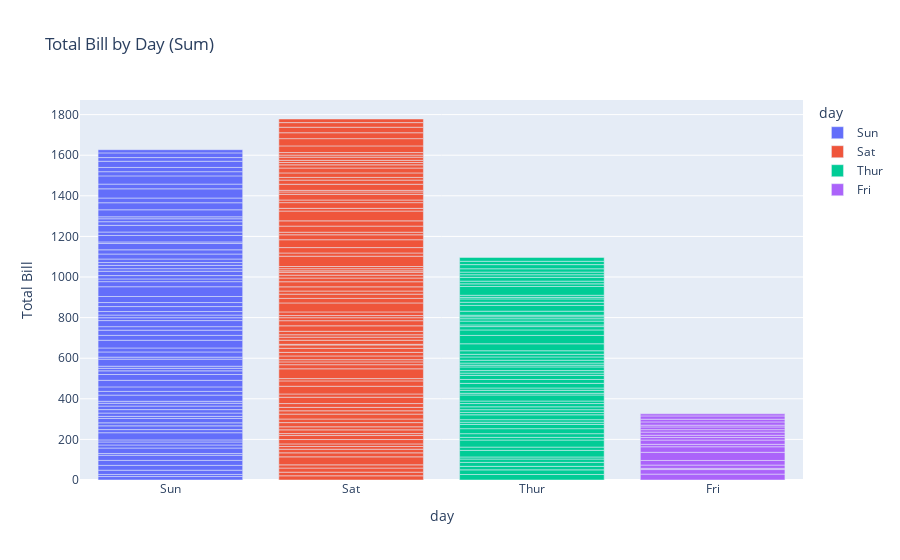

Source (notebook cell):
### Code cell
# Bar Chart: Comparing total bill across different days
fig1 = px.bar(df, x='day', y='total_bill', color='day', 
              title="Total Bill by Day (Sum)", 
              labels={'total_bill': 'Total Bill'})
fig1.show()

### Figure 1 — Plotly figure (JSON) as saved in the notebook; plotly's stock layout.template omitted (floating-point values rounded to 4 significant figures)
{"data": [{"alignmentgroup": "True", "hovertemplate": "day=%{x}<br>Total Bill=%{y}<extra></extra>", "legendgroup": "Sun", "marker": {"color": "#636efa", "pattern": {"shape": ""}}, "name": "Sun", "offsetgroup": "Sun", "orientation": "v", "showlegend": true, "textposition": "auto", "type": "bar", "x": ["Sun", "Sun", "Sun", "Sun", "Sun", "Sun", "Sun", "Sun", "Sun", "Sun", "Sun", "Sun", "Sun", "Sun", "Sun", "Sun", "Sun", "Sun", "Sun", "Sun", "Sun", "Sun", "Sun", "Sun", "Sun", "Sun", "Sun", "Sun", "Sun", "Sun", "Sun", "Sun", "Sun", "Sun", "Sun", "Sun", "Sun", "Sun", "Sun", "Sun", "Sun", "Sun", "Sun", "Sun", "Sun", "Sun", "Sun", "Sun", "Sun", "Sun", "Sun", "Sun", "Sun", "Sun", "Sun", "Sun", "Sun", "Sun", "Sun", "Sun", "Sun", "Sun", "Sun", "Sun", "Sun", "Sun", "Sun", "Sun", "Sun", "Sun", "Sun", "Sun", "Sun", "Sun", "Sun", "Sun"], "xaxis": "x", "y": [16.99, 10.34, 21.01, 23.68, 24.59, 25.29, 8.77, 26.88, 15.04, 14.78, 10.27, 35.26, 15.42, 18.43, 14.83, 21.58, 10.33, 16.29, 16.97, 17.46, 13.94, 9.68, 30.4, 18.29, 22.23, 32.4, 28.55, 18.04, 12.54, 10.29, 34.81, 9.94, 25.56, 19.49, 38.07, 23.95, 25.71, 17.31, 29.93, 14.07, 13.13, 17.26, 24.55, 19.77, 29.85, 48.17, 25, 13.39, 16.49, 21.5, 12.66, 16.21, 13.81, 17.51, 24.52, 20.76, 31.71, 7.25, 31.85, 16.82, 32.9, 17.89, 14.48, 9.6, 34.63, 34.65, 23.33, 45.35, 23.17, 40.55, 20.69, 20.9, 30.46, 18.15, 23.1, 15.69], "yaxis": "y"}, {"alignmentgroup": "True", "hovertemplate": "day=%{x}<br>Total Bill=%{y}<extra></extra>", "legendgroup": "Sat", "marker": {"color": "#EF553B", "pattern": {"shape": ""}}, "name": "Sat", "offsetgroup": "Sat", "orientation": "v", "showlegend": true, "textposition": "auto", "type": "bar", "x": ["Sat", "Sat", "Sat", "Sat", "Sat", "Sat", "Sat", "Sat", "Sat", "Sat", "Sat", "Sat", "Sat", "Sat", "Sat", "Sat", "Sat", "Sat", "Sat", "Sat", "Sat", "Sat", "Sat", "Sat", "Sat", "Sat", "Sat", "Sat", "Sat", "Sat", "Sat", "Sat", "Sat", "Sat", "Sat", "Sat", "Sat", "Sat", "Sat", "Sat", "Sat", "Sat", "Sat", "Sat", "Sat", "Sat", "Sat", "Sat", "Sat", "Sat", "Sat", "Sat", "Sat", "Sat", "Sat", "Sat", "Sat", "Sat", "Sat", "Sat", "Sat", "Sat", "Sat", "Sat", "Sat", "Sat", "Sat", "Sat", "Sat", "Sat", "Sat", "Sat", "Sat", "Sat", "Sat", "Sat", "Sat", "Sat", "Sat", "Sat", "Sat", "Sat", "Sat", "Sat", "Sat", "Sat", "Sat"], "xaxis": "x", "y": [20.65, 17.92, 20.29, 15.77, 39.42, 19.82, 17.81, 13.37, 12.69, 21.7, 19.65, 9.55, 18.35, 15.06, 20.69, 17.78, 24.06, 16.31, 16.93, 18.69, 31.27, 16.04, 38.01, 26.41, 11.24, 48.27, 20.29, 13.81, 11.02, 18.29, 17.59, 20.08, 16.45, 3.07, 20.23, 15.01, 12.02, 17.07, 26.86, 25.28, 14.73, 10.51, 17.92, 44.3, 22.42, 20.92, 15.36, 20.49, 25.21, 18.24, 14.31, 14, 7.25, 10.59, 10.63, 50.81, 15.81, 26.59, 38.73, 24.27, 12.76, 30.06, 25.89, 48.33, 13.27, 28.17, 12.9, 28.15, 11.59, 7.74, 30.14, 20.45, 13.28, 22.12, 24.01, 15.69, 11.61, 10.77, 15.53, 10.07, 12.6, 32.83, 35.83, 29.03, 27.18, 22.67, 17.82], "yaxis": "y"}, {"alignmentgroup": "True", "hovertemplate": "day=%{x}<br>Total Bill=%{y}<extra></extra>", "legendgroup": "Thur", "marker": {"color": "#00cc96", "pattern": {"shape": ""}}, "name": "Thur", "offsetgroup": "Thur", "orientation": "v", "showlegend": true, "textposition": "auto", "type": "bar", "x": ["Thur", "Thur", "Thur", "Thur", "Thur", "Thur", "Thur", "Thur", "Thur", "Thur", "Thur", "Thur", "Thur", "Thur", "Thur", "Thur", "Thur", "Thur", "Thur", "Thur", "Thur", "Thur", "Thur", "Thur", "Thur", "Thur", "Thur", "Thur", "Thur", "Thur", "Thur", "Thur", "Thur", "Thur", "Thur", "Thur", "Thur", "Thur", "Thur", "Thur", "Thur", "Thur", "Thur", "Thur", "Thur", "Thur", "Thur", "Thur", "Thur", "Thur", "Thur", "Thur", "Thur", "Thur", "Thur", "Thur", "Thur", "Thur", "Thur", "Thur", "Thur", "Thur"], "xaxis": "x", "y": [27.2, 22.76, 17.29, 19.44, 16.66, 10.07, 32.68, 15.98, 34.83, 13.03, 18.28, 24.71, 21.16, 10.65, 12.43, 24.08, 11.69, 13.42, 14.26, 15.95, 12.48, 29.8, 8.52, 14.52, 11.38, 22.82, 19.08, 20.27, 11.17, 12.26, 18.26, 8.51, 10.33, 14.15, 16, 13.16, 17.47, 34.3, 41.19, 27.05, 16.43, 8.35, 18.64, 11.87, 9.78, 7.51, 19.81, 28.44, 15.48, 16.58, 7.56, 10.34, 43.11, 13, 13.51, 18.71, 12.74, 13, 16.4, 20.53, 16.47, 18.78], "yaxis": "y"}, {"alignmentgroup": "True", "hovertemplate": "day=%{x}<br>Total Bill=%{y}<extra></extra>", "legendgroup": "Fri", "marker": {"color": "#ab63fa", "pattern": {"shape": ""}}, "name": "Fri", "offsetgroup": "Fri", "orientation": "v", "showlegend": true, "textposition": "auto", "type": "bar", "x": ["Fri", "Fri", "Fri", "Fri", "Fri", "Fri", "Fri", "Fri", "Fri", "Fri", "Fri", "Fri", "Fri", "Fri", "Fri", "Fri", "Fri", "Fri", "Fri"], "xaxis": "x", "y": [28.97, 22.49, 5.75, 16.32, 22.75, 40.17, 27.28, 12.03, 21.01, 12.46, 11.35, 15.38, 12.16, 13.42, 8.58, 15.98, 13.42, 16.27, 10.09], "yaxis": "y"}], "layout": {"barmode": "relative", "legend": {"title": {"text": "day"}, "tracegroupgap": 0}, "title": {"text": "Total Bill by Day (Sum)"}, "xaxis": {"anchor": "y", "categoryarray": ["Sun", "Sat", "Thur", "Fri"], "categoryorder": "array", "domain": [0, 1], "title": {"text": "day"}}, "yaxis": {"anchor": "x", "domain": [0, 1], "title": {"text": "Total Bill"}}}}
